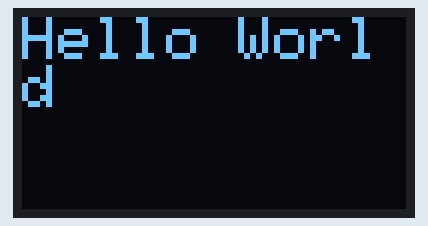
Bench run of a sketch on a simulated Arduino Uno, built with avr-gcc and run on an emulated ATmega328P. On the bench: 128×64 one-colour display. What the sketch prints to the serial monitor is not drawn.

Above: at 0.6 s.

The sketch:

sesi-14-oled.ino
```cpp
#include <Wire.h>
#include <Adafruit_GFX.h>
#include <Adafruit_SSD1306.h>

#define SCREEN_WIDTH 128 // OLED display width, in pixels
#define SCREEN_HEIGHT 64 // OLED display height, in pixels

// Declaration for an SSD1306 display connected to I2C (SDA, SCL pins)
Adafruit_SSD1306 display(SCREEN_WIDTH, SCREEN_HEIGHT, &Wire, -1);

void setup() {
  // put your setup code here, to run once:
  Serial.begin(115200);
  Serial.println("Hello World");

  if(!display.begin(SSD1306_SWITCHCAPVCC, 0x3C)) {
    Serial.println(F("SSD1306 allocation failed"));
    for(;;);
  }
  delay(500);
  display.clearDisplay();

  display.setTextSize(2);
  display.setTextColor(WHITE);
}

void loop() {
  display.clearDisplay();
  display.setCursor(0, 0);
  display.print("Hello World");

  display.display();
}
```
